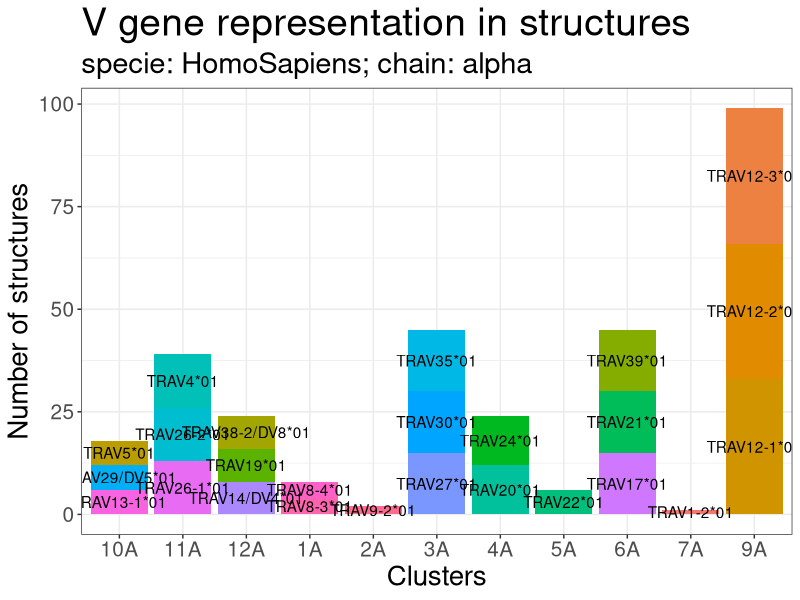
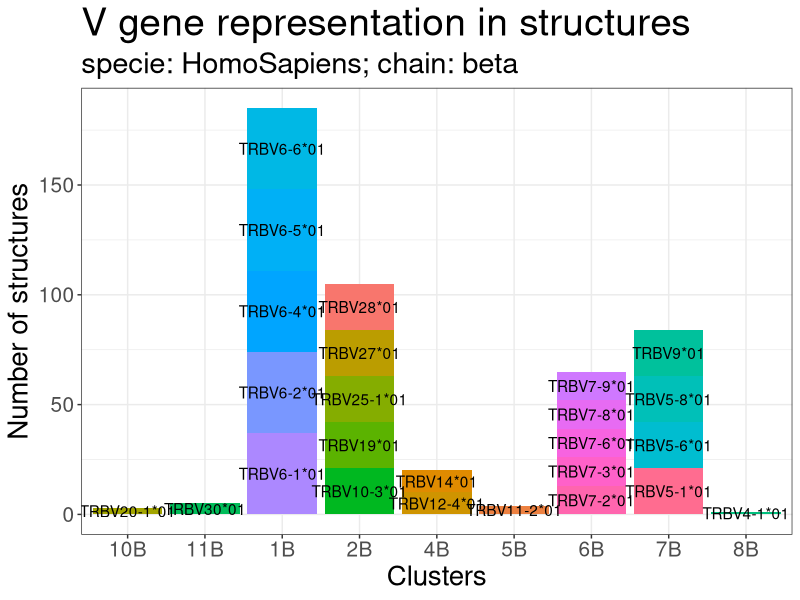
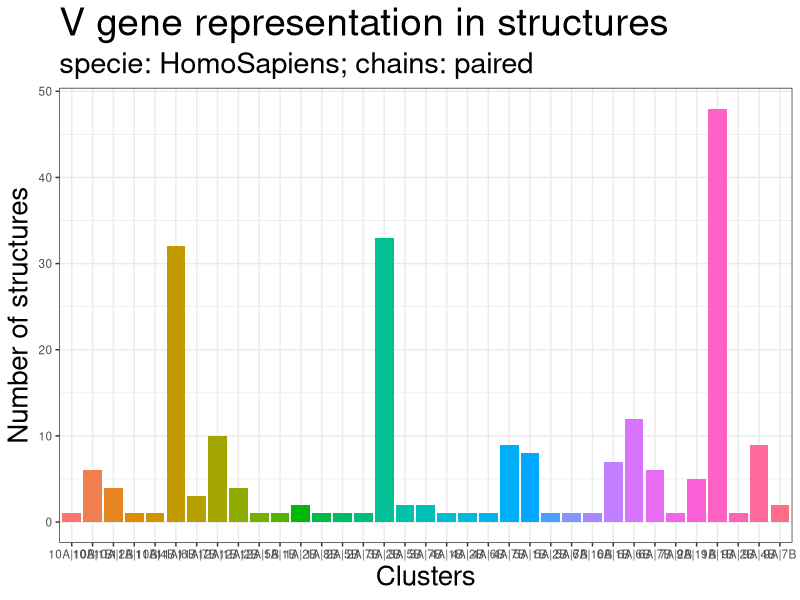
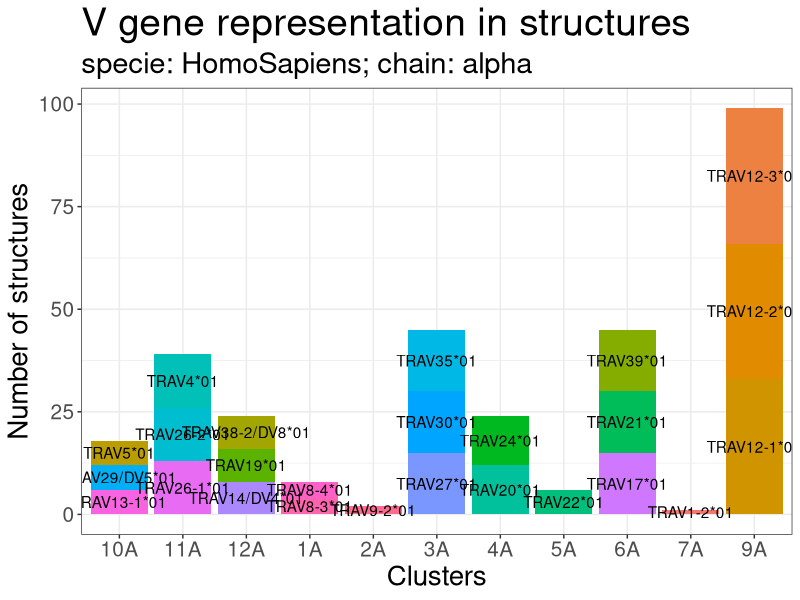
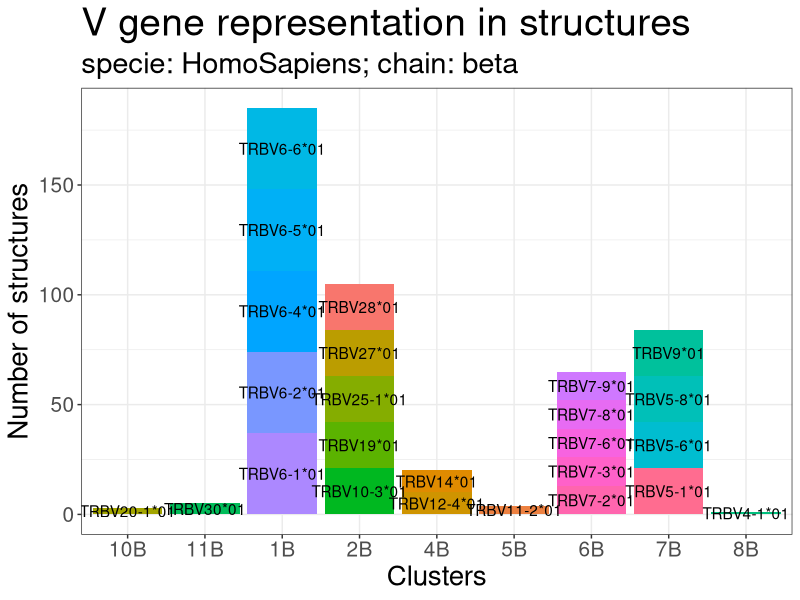
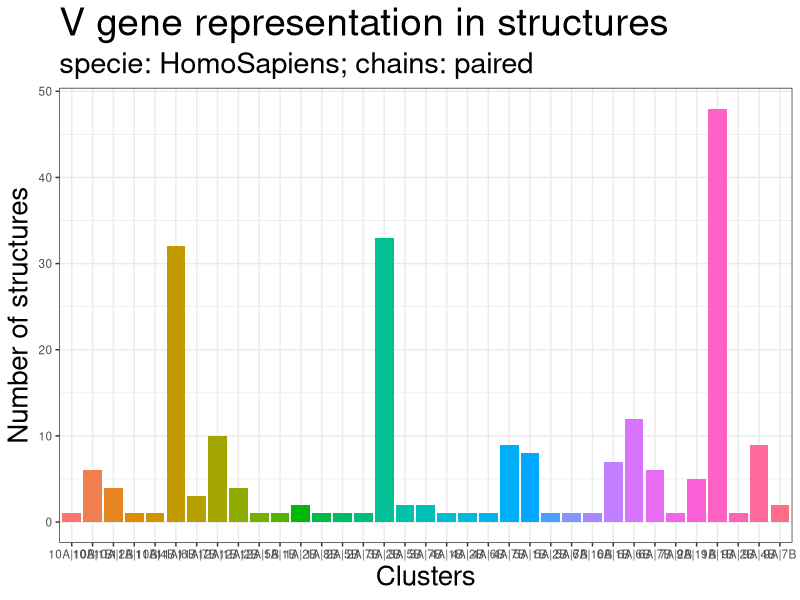

The R source for these figures, in order:
## ---- chunk 1
knitr::opts_chunk$set(echo = TRUE)
## ---- chunk 2
library(data.table)
library(dplyr)
library(reshape2)
library(stringr)
library(ggplot2)
library(RColorBrewer)
select = dplyr::select 
## ---- chunk 3
hs.unpaired.alpha = fread('position_analysis/TRAV_HomoSapiens.unpaired.txt')
hs.unpaired.beta = fread('position_analysis/TRBV_HomoSapiens.unpaired.txt')
## ---- chunk 4
ggplot(data = hs.unpaired.alpha %>% group_by(cluster) %>% mutate(totsum = sum(count)), aes(cluster, totsum)) + 
  geom_bar(position='stack', aes(fill=id), stat='identity', show.legend = F) +
  geom_text(aes(label=id), position = position_stack(vjust=0.5)) +
  theme_bw() + 
  labs(title="V gene representation in structures",
        subtitle=paste0("specie: ", "HomoSapiens",
                       "; chain: ", "alpha"),
        x="Clusters",
        y="Number of structures") +
    theme(axis.text=element_text(size=15),
        axis.title=element_text(size=20), 
        plot.title=element_text(size=28),
        plot.subtitle=element_text(size=21))
## ---- chunk 5
ggsave('TRAV_HomoSapiens.unpaired.png')
## ---- chunk 6
ggplot(data = hs.unpaired.beta %>% group_by(cluster) %>% mutate(totsum = sum(count)), aes(cluster, totsum)) + 
  geom_bar(position='stack', aes(fill=id), stat='identity', show.legend = F) +
  geom_text(aes(label=id), position = position_stack(vjust=0.5)) +
  theme_bw() +
  labs(title="V gene representation in structures",
        subtitle=paste0("specie: ", "HomoSapiens",
                       "; chain: ", "beta"),
        x="Clusters",
        y="Number of structures") +
    theme(axis.text=element_text(size=15),
        axis.title=element_text(size=20), 
        plot.title=element_text(size=28),
        plot.subtitle=element_text(size=21))
## ---- chunk 7
ggsave('TRBV_HomoSapiens.unpaired.png')
## ---- chunk 8
hs.paired = fread('position_analysis/TRV_HomoSapiens.paired.txt')
## ---- chunk 9
ggplot(data = hs.paired %>% group_by(alpha_beta_clusters) %>% mutate(totsum = sum(count)), aes(alpha_beta_clusters, totsum)) + 
  #facet_grid(~cluster) +
  geom_bar(position='stack', aes(fill=alpha_beta_clusters), stat='identity', show.legend = F) +
  #geom_text(aes(label=alpha_beta), position = position_stack(vjust=0.5)) +
  theme_bw() +
  labs(title="V gene representation in structures",
        subtitle=paste0("specie: ", "HomoSapiens",
                       "; chains: ", "paired"),
        x="Clusters",
        y="Number of structures") +
    theme(axis.text=element_text(size=8.5),
        axis.title=element_text(size=20), 
        plot.title=element_text(size=28),
        plot.subtitle=element_text(size=21))
## ---- chunk 10
ggsave('TRV_HomoSapiens.paired.png')
